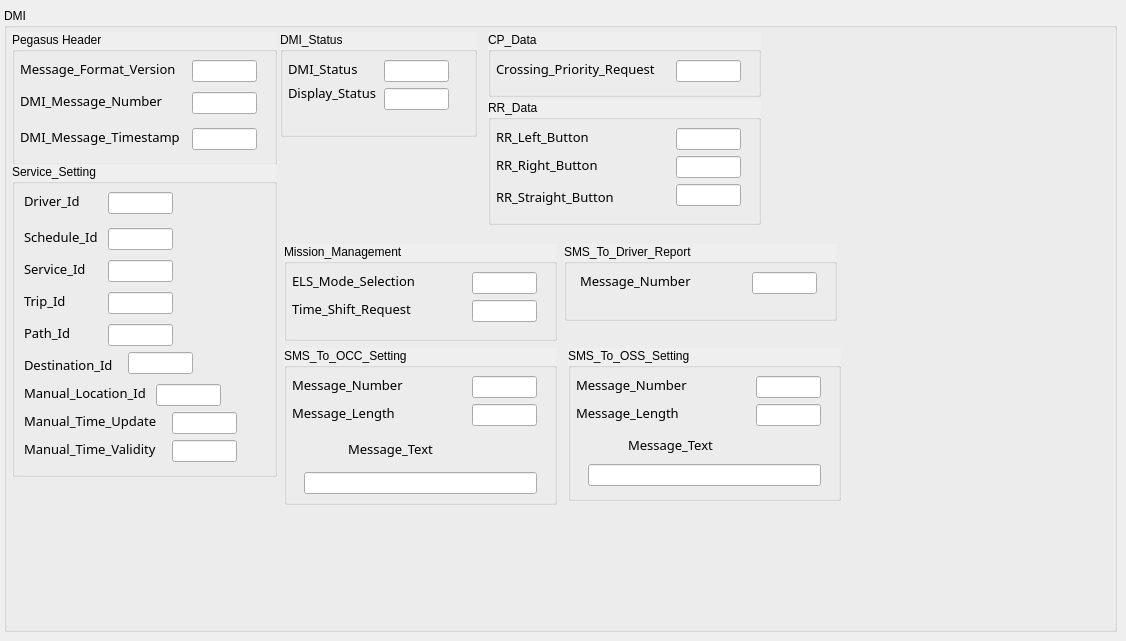
        <widget class="QWidget" name="tab_2">
         <attribute name="title">
          <string>DMI-&gt;ELS Protocol</string>
         </attribute>
         <widget class="QGroupBox" name="groupBox_8">
          <property name="geometry">
           <rect>
            <x>4</x>
            <y>8</y>
            <width>1113</width>
            <height>624</height>
           </rect>
          </property>
          <property name="title">
           <string>DMI</string>
          </property>
          <widget class="QGroupBox" name="groupBox_14">
           <property name="geometry">
            <rect>
             <x>8</x>
             <y>24</y>
             <width>265</width>
             <height>133</height>
            </rect>
           </property>
           <property name="autoFillBackground">
            <bool>true</bool>
           </property>
           <property name="title">
            <string>Pegasus Header</string>
           </property>
           <property name="flat">
            <bool>false</bool>
           </property>
           <widget class="QLabel" name="label_46">
            <property name="geometry">
             <rect>
              <x>8</x>
              <y>20</y>
              <width>165</width>
              <height>34</height>
             </rect>
            </property>
            <property name="font">
             <font>
              <family>微软雅黑</family>
              <pointsize>10</pointsize>
             </font>
            </property>
            <property name="text">
             <string>Message_Format_Version</string>
            </property>
           </widget>
           <widget class="QLineEdit" name="le_msg_version">
            <property name="geometry">
             <rect>
              <x>180</x>
              <y>28</y>
              <width>65</width>
              <height>22</height>
             </rect>
            </property>
           </widget>
           <widget class="QLabel" name="label_47">
            <property name="geometry">
             <rect>
              <x>8</x>
              <y>52</y>
              <width>165</width>
              <height>34</height>
             </rect>
            </property>
            <property name="font">
             <font>
              <family>微软雅黑</family>
              <pointsize>10</pointsize>
             </font>
            </property>
            <property name="text">
             <string>DMI_Message_Number</string>
            </property>
           </widget>
           <widget class="QLineEdit" name="le_dmimsgnum">
            <property name="geometry">
             <rect>
              <x>180</x>
              <y>60</y>
              <width>65</width>
              <height>22</height>
             </rect>
            </property>
           </widget>
           <widget class="QLabel" name="label_48">
            <property name="geometry">
             <rect>
              <x>8</x>
              <y>88</y>
              <width>165</width>
              <height>34</height>
             </rect>
            </property>
            <property name="font">
             <font>
              <family>微软雅黑</family>
              <pointsize>10</pointsize>
             </font>
            </property>
            <property name="text">
             <string>DMI_Message_Timestamp</string>
            </property>
           </widget>
           <widget class="QLineEdit" name="le_dmimsgtime">
            <property name="geometry">
             <rect>
              <x>180</x>
              <y>96</y>
              <width>65</width>
              <height>22</height>
             </rect>
            </property>
           </widget>
          </widget>
          <widget class="QGroupBox" name="groupBox_16">
           <property name="geometry">
            <rect>
             <x>276</x>
             <y>24</y>
             <width>197</width>
             <height>105</height>
            </rect>
           </property>
           <property name="autoFillBackground">
            <bool>true</bool>
           </property>
           <property name="title">
            <string>DMI_Status</string>
           </property>
           <property name="flat">
            <bool>false</bool>
           </property>
           <widget class="QLabel" name="label_81">
            <property name="geometry">
             <rect>
              <x>8</x>
              <y>20</y>
              <width>89</width>
              <height>34</height>
             </rect>
            </property>
            <property name="font">
             <font>
              <family>微软雅黑</family>
              <pointsize>10</pointsize>
             </font>
            </property>
            <property name="text">
             <string>DMI_Status</string>
            </property>
           </widget>
           <widget class="QLineEdit" name="le_dmistatus">
            <property name="geometry">
             <rect>
              <x>104</x>
              <y>28</y>
              <width>65</width>
              <height>22</height>
             </rect>
            </property>
           </widget>
           <widget class="QLabel" name="label_82">
            <property name="geometry">
             <rect>
              <x>8</x>
              <y>44</y>
              <width>89</width>
              <height>34</height>
             </rect>
            </property>
            <property name="font">
             <font>
              <family>微软雅黑</family>
              <pointsize>10</pointsize>
             </font>
            </property>
            <property name="text">
             <string>Display_Status</string>
            </property>
           </widget>
           <widget class="QLineEdit" name="le_displaystatus">
            <property name="geometry">
             <rect>
              <x>104</x>
              <y>56</y>
              <width>65</width>
              <height>22</height>
             </rect>
            </property>
           </widget>
          </widget>
          <widget class="QGroupBox" name="groupBox_18">
           <property name="geometry">
            <rect>
             <x>8</x>
             <y>156</y>
             <width>265</width>
             <height>313</height>
            </rect>
           </property>
           <property name="autoFillBackground">
            <bool>true</bool>
           </property>
           <property name="title">
            <string>Service_Setting</string>
           </property>
           <property name="flat">
            <bool>false</bool>
           </property>
           <widget class="QLabel" name="label_93">
            <property name="geometry">
             <rect>
              <x>12</x>
              <y>20</y>
              <width>65</width>
              <height>34</height>
             </rect>
            </property>
            <property name="font">
             <font>
              <family>微软雅黑</family>
              <pointsize>10</pointsize>
             </font>
            </property>
            <property name="text">
             <string>Driver_Id</string>
            </property>
           </widget>
           <widget class="QLineEdit" name="le_driverid">
            <property name="geometry">
             <rect>
              <x>96</x>
              <y>28</y>
              <width>65</width>
              <height>22</height>
             </rect>
            </property>
           </widget>
           <widget class="QLineEdit" name="le_scheid">
            <property name="geometry">
             <rect>
              <x>96</x>
              <y>64</y>
              <width>65</width>
              <height>22</height>
             </rect>
            </property>
           </widget>
           <widget class="QLabel" name="label_95">
            <property name="geometry">
             <rect>
              <x>12</x>
              <y>88</y>
              <width>65</width>
              <height>34</height>
             </rect>
            </property>
            <property name="font">
             <font>
              <family>微软雅黑</family>
              <pointsize>10</pointsize>
             </font>
            </property>
            <property name="text">
             <string>Service_Id</string>
            </property>
           </widget>
           <widget class="QLineEdit" name="le_serviceid">
            <property name="geometry">
             <rect>
              <x>96</x>
              <y>96</y>
              <width>65</width>
              <height>22</height>
             </rect>
            </property>
           </widget>
           <widget class="QLabel" name="label_96">
            <property name="geometry">
             <rect>
              <x>12</x>
              <y>56</y>
              <width>85</width>
              <height>34</height>
             </rect>
            </property>
            <property name="font">
             <font>
              <family>微软雅黑</family>
              <pointsize>10</pointsize>
             </font>
            </property>
            <property name="text">
             <string>Schedule_Id</string>
            </property>
           </widget>
           <widget class="QLineEdit" name="le_pathid">
            <property name="geometry">
             <rect>
              <x>96</x>
              <y>160</y>
              <width>65</width>
              <height>22</height>
             </rect>
            </property>
           </widget>
           <widget class="QLabel" name="label_97">
            <property name="geometry">
             <rect>
              <x>12</x>
              <y>120</y>
              <width>61</width>
              <height>34</height>
             </rect>
            </property>
            <property name="font">
             <font>
              <family>微软雅黑</family>
              <pointsize>10</pointsize>
             </font>
            </property>
            <property name="text">
             <string>Trip_Id</string>
            </property>
           </widget>
           <widget class="QLabel" name="label_98">
            <property name="geometry">
             <rect>
              <x>12</x>
              <y>184</y>
              <width>101</width>
              <height>34</height>
             </rect>
            </property>
            <property name="font">
             <font>
              <family>微软雅黑</family>
              <pointsize>10</pointsize>
             </font>
            </property>
            <property name="text">
             <string>Destination_Id</string>
            </property>
           </widget>
           <widget class="QLineEdit" name="le_desid">
            <property name="geometry">
             <rect>
              <x>116</x>
              <y>188</y>
              <width>65</width>
              <height>22</height>
             </rect>
            </property>
           </widget>
           <widget class="QLineEdit" name="le_tripid">
            <property name="geometry">
             <rect>
              <x>96</x>
              <y>128</y>
              <width>65</width>
              <height>22</height>
             </rect>
            </property>
           </widget>
           <widget class="QLabel" name="label_99">
            <property name="geometry">
             <rect>
              <x>12</x>
              <y>152</y>
              <width>53</width>
              <height>34</height>
             </rect>
            </property>
            <property name="font">
             <font>
              <family>微软雅黑</family>
              <pointsize>10</pointsize>
             </font>
            </property>
            <property name="text">
             <string>Path_Id</string>
            </property>
           </widget>
           <widget class="QLineEdit" name="le_manuid">
            <property name="geometry">
             <rect>
              <x>144</x>
              <y>220</y>
              <width>65</width>
              <height>22</height>
             </rect>
            </property>
           </widget>
           <widget class="QLineEdit" name="le_manutimeupdate">
            <property name="geometry">
             <rect>
              <x>160</x>
              <y>248</y>
              <width>65</width>
              <height>22</height>
             </rect>
            </property>
           </widget>
           <widget class="QLabel" name="label_146">
            <property name="geometry">
             <rect>
              <x>12</x>
              <y>212</y>
              <width>133</width>
              <height>34</height>
             </rect>
            </property>
            <property name="font">
             <font>
              <family>微软雅黑</family>
              <pointsize>10</pointsize>
             </font>
            </property>
            <property name="text">
             <string>Manual_Location_Id</string>
            </property>
           </widget>
           <widget class="QLabel" name="label_147">
            <property name="geometry">
             <rect>
              <x>12</x>
              <y>268</y>
              <width>137</width>
              <height>34</height>
             </rect>
            </property>
            <property name="font">
             <font>
              <family>微软雅黑</family>
              <pointsize>10</pointsize>
             </font>
            </property>
            <property name="text">
             <string>Manual_Time_Validity</string>
            </property>
           </widget>
           <widget class="QLabel" name="label_148">
            <property name="geometry">
             <rect>
              <x>12</x>
              <y>240</y>
              <width>137</width>
              <height>34</height>
             </rect>
            </property>
            <property name="font">
             <font>
              <family>微软雅黑</family>
              <pointsize>10</pointsize>
             </font>
            </property>
            <property name="text">
             <string>Manual_Time_Update</string>
            </property>
           </widget>
           <widget class="QLineEdit" name="le_manutimevalidity">
            <property name="geometry">
             <rect>
              <x>160</x>
              <y>276</y>
              <width>65</width>
              <height>22</height>
             </rect>
            </property>
           </widget>
          </widget>
          <widget class="QGroupBox" name="groupBox_21">
           <property name="geometry">
            <rect>
             <x>484</x>
             <y>24</y>
             <width>273</width>
             <height>65</height>
            </rect>
           </property>
           <property name="autoFillBackground">
            <bool>true</bool>
           </property>
           <property name="title">
            <string>CP_Data</string>
           </property>
           <property name="flat">
            <bool>false</bool>
           </property>
           <widget class="QLabel" name="label_122">
            <property name="geometry">
             <rect>
              <x>8</x>
              <y>20</y>
              <width>165</width>
              <height>34</height>
             </rect>
            </property>
            <property name="font">
             <font>
              <family>微软雅黑</family>
              <pointsize>10</pointsize>
             </font>
            </property>
            <property name="text">
             <string>Crossing_Priority_Request</string>
            </property>
           </widget>
           <widget class="QLineEdit" name="le_cprequest">
            <property name="geometry">
             <rect>
              <x>188</x>
              <y>28</y>
              <width>65</width>
              <height>22</height>
             </rect>
            </property>
           </widget>
          </widget>
          <widget class="QGroupBox" name="groupBox_23">
           <property name="geometry">
            <rect>
             <x>560</x>
             <y>236</y>
             <width>273</width>
             <height>77</height>
            </rect>
           </property>
           <property name="autoFillBackground">
            <bool>true</bool>
           </property>
           <property name="title">
            <string>SMS_To_Driver_Report</string>
           </property>
           <property name="flat">
            <bool>false</bool>
           </property>
           <widget class="QLineEdit" name="le_smstodrivermsgnu">
            <property name="geometry">
             <rect>
              <x>188</x>
              <y>28</y>
              <width>65</width>
              <height>22</height>
             </rect>
            </property>
           </widget>
           <widget class="QLabel" name="lbl_smstodrivername">
            <property name="geometry">
             <rect>
              <x>16</x>
              <y>20</y>
              <width>129</width>
              <height>34</height>
             </rect>
            </property>
            <property name="font">
             <font>
              <family>微软雅黑</family>
              <pointsize>10</pointsize>
             </font>
            </property>
            <property name="text">
             <string>Message_Number</string>
            </property>
           </widget>
          </widget>
          <widget class="QGroupBox" name="groupBox_24">
           <property name="geometry">
            <rect>
             <x>484</x>
             <y>92</y>
             <width>273</width>
             <height>125</height>
            </rect>
           </property>
           <property name="autoFillBackground">
            <bool>true</bool>
           </property>
           <property name="title">
            <string>RR_Data</string>
           </property>
           <property name="flat">
            <bool>false</bool>
           </property>
           <widget class="QLabel" name="label_136">
            <property name="geometry">
             <rect>
              <x>8</x>
              <y>20</y>
              <width>129</width>
              <height>34</height>
             </rect>
            </property>
            <property name="font">
             <font>
              <family>微软雅黑</family>
              <pointsize>10</pointsize>
             </font>
            </property>
            <property name="text">
             <string>RR_Left_Button</string>
            </property>
           </widget>
           <widget class="QLineEdit" name="le_rrright">
            <property name="geometry">
             <rect>
              <x>188</x>
              <y>56</y>
              <width>65</width>
              <height>22</height>
             </rect>
            </property>
           </widget>
           <widget class="QLineEdit" name="le_rrstra">
            <property name="geometry">
             <rect>
              <x>188</x>
              <y>84</y>
              <width>65</width>
              <height>22</height>
             </rect>
            </property>
           </widget>
           <widget class="QLineEdit" name="le_rrleft">
            <property name="geometry">
             <rect>
              <x>188</x>
              <y>28</y>
              <width>65</width>
              <height>22</height>
             </rect>
            </property>
           </widget>
           <widget class="QLabel" name="label_137">
            <property name="geometry">
             <rect>
              <x>8</x>
              <y>48</y>
              <width>129</width>
              <height>34</height>
             </rect>
            </property>
            <property name="font">
             <font>
              <family>微软雅黑</family>
              <pointsize>10</pointsize>
             </font>
            </property>
            <property name="text">
             <string>RR_Right_Button</string>
            </property>
           </widget>
           <widget class="QLabel" name="label_138">
            <property name="geometry">
             <rect>
              <x>8</x>
              <y>80</y>
              <width>129</width>
              <height>34</height>
             </rect>
            </property>
            <property name="font">
             <font>
              <family>微软雅黑</family>
              <pointsize>10</pointsize>
             </font>
            </property>
            <property name="text">
             <string>RR_Straight_Button</string>
            </property>
           </widget>
          </widget>
          <widget class="QGroupBox" name="groupBox_25">
           <property name="geometry">
            <rect>
             <x>280</x>
             <y>236</y>
             <width>273</width>
             <height>97</height>
            </rect>
           </property>
           <property name="autoFillBackground">
            <bool>true</bool>
           </property>
           <property name="title">
            <string>Mission_Management</string>
           </property>
           <property name="flat">
            <bool>false</bool>
           </property>
           <widget class="QLabel" name="label_139">
            <property name="geometry">
             <rect>
              <x>8</x>
              <y>20</y>
              <width>129</width>
              <height>34</height>
             </rect>
            </property>
            <property name="font">
             <font>
              <family>微软雅黑</family>
              <pointsize>10</pointsize>
             </font>
            </property>
            <property name="text">
             <string>ELS_Mode_Selection</string>
            </property>
           </widget>
           <widget class="QLineEdit" name="le_timeshiftreq">
            <property name="geometry">
             <rect>
              <x>188</x>
              <y>56</y>
              <width>65</width>
              <height>22</height>
             </rect>
            </property>
           </widget>
           <widget class="QLineEdit" name="le_elsmodesel">
            <property name="geometry">
             <rect>
              <x>188</x>
              <y>28</y>
              <width>65</width>
              <height>22</height>
             </rect>
            </property>
           </widget>
           <widget class="QLabel" name="label_140">
            <property name="geometry">
             <rect>
              <x>8</x>
              <y>48</y>
              <width>129</width>
              <height>34</height>
             </rect>
            </property>
            <property name="font">
             <font>
              <family>微软雅黑</family>
              <pointsize>10</pointsize>
             </font>
            </property>
            <property name="text">
             <string>Time_Shift_Request</string>
            </property>
           </widget>
          </widget>
          <widget class="QGroupBox" name="groupBox_26">
           <property name="geometry">
            <rect>
             <x>280</x>
             <y>340</y>
             <width>273</width>
             <height>157</height>
            </rect>
           </property>
           <property name="autoFillBackground">
            <bool>true</bool>
           </property>
           <property name="title">
            <string>SMS_To_OCC_Setting</string>
           </property>
           <property name="flat">
            <bool>false</bool>
           </property>
           <widget class="QLabel" name="label_141">
            <property name="geometry">
             <rect>
              <x>8</x>
              <y>20</y>
              <width>129</width>
              <height>34</height>
             </rect>
            </property>
            <property name="font">
             <font>
              <family>微软雅黑</family>
              <pointsize>10</pointsize>
             </font>
            </property>
            <property name="text">
             <string>Message_Number</string>
            </property>
           </widget>
           <widget class="QLineEdit" name="le_smstooccmsglength">
            <property name="geometry">
             <rect>
              <x>188</x>
              <y>56</y>
              <width>65</width>
              <height>22</height>
             </rect>
            </property>
           </widget>
           <widget class="QLineEdit" name="le_smstooccmsgnum">
            <property name="geometry">
             <rect>
              <x>188</x>
              <y>28</y>
              <width>65</width>
              <height>22</height>
             </rect>
            </property>
           </widget>
           <widget class="QLabel" name="label_142">
            <property name="geometry">
             <rect>
              <x>8</x>
              <y>48</y>
              <width>129</width>
              <height>34</height>
             </rect>
            </property>
            <property name="font">
             <font>
              <family>微软雅黑</family>
              <pointsize>10</pointsize>
             </font>
            </property>
            <property name="text">
             <string>Message_Length</string>
            </property>
           </widget>
           <widget class="QLineEdit" name="le_smstooccmsgtxt">
            <property name="geometry">
             <rect>
              <x>20</x>
              <y>124</y>
              <width>233</width>
              <height>22</height>
             </rect>
            </property>
           </widget>
           <widget class="QLabel" name="label_151">
            <property name="geometry">
             <rect>
              <x>64</x>
              <y>84</y>
              <width>129</width>
              <height>34</height>
             </rect>
            </property>
            <property name="font">
             <font>
              <family>微软雅黑</family>
              <pointsize>10</pointsize>
             </font>
            </property>
            <property name="text">
             <string>Message_Text</string>
            </property>
           </widget>
          </widget>
          <widget class="QGroupBox" name="groupBox_27">
           <property name="geometry">
            <rect>
             <x>564</x>
             <y>340</y>
             <width>273</width>
             <height>153</height>
            </rect>
           </property>
           <property name="autoFillBackground">
            <bool>true</bool>
           </property>
           <property name="title">
            <string>SMS_To_OSS_Setting</string>
           </property>
           <property name="flat">
            <bool>false</bool>
           </property>
           <widget class="QLabel" name="label_145">
            <property name="geometry">
             <rect>
              <x>8</x>
              <y>20</y>
              <width>129</width>
              <height>34</height>
             </rect>
            </property>
            <property name="font">
             <font>
              <family>微软雅黑</family>
              <pointsize>10</pointsize>
             </font>
            </property>
            <property name="text">
             <string>Message_Number</string>
            </property>
           </widget>
           <widget class="QLineEdit" name="le_smstoossmsglength">
            <property name="geometry">
             <rect>
              <x>188</x>
              <y>56</y>
              <width>65</width>
              <height>22</height>
             </rect>
            </property>
           </widget>
           <widget class="QLineEdit" name="le_smstoossmsgnum">
            <property name="geometry">
             <rect>
              <x>188</x>
              <y>28</y>
              <width>65</width>
              <height>22</height>
             </rect>
            </property>
           </widget>
           <widget class="QLabel" name="label_149">
            <property name="geometry">
             <rect>
              <x>8</x>
              <y>48</y>
              <width>129</width>
              <height>34</height>
             </rect>
            </property>
            <property name="font">
             <font>
              <family>微软雅黑</family>
              <pointsize>10</pointsize>
             </font>
            </property>
            <property name="text">
             <string>Message_Length</string>
            </property>
           </widget>
           <widget class="QLabel" name="label_150">
            <property name="geometry">
             <rect>
              <x>60</x>
              <y>80</y>
              <width>129</width>
              <height>34</height>
             </rect>
            </property>
            <property name="font">
             <font>
              <family>微软雅黑</family>
              <pointsize>10</pointsize>
             </font>
            </property>
            <property name="text">
             <string>Message_Text</string>
            </property>
           </widget>
           <widget class="QLineEdit" name="le_smstoossmsgtxt">
            <property name="geometry">
             <rect>
              <x>20</x>
              <y>116</y>
              <width>233</width>
              <height>22</height>
             </rect>
            </property>
           </widget>
          </widget>
         </widget>
        </widget>
